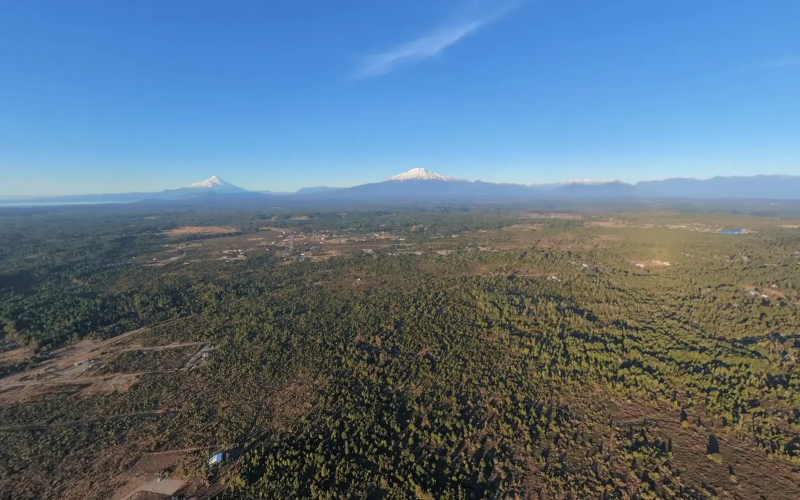
#> input picture assets/img/tour-puerto-varas-1600.webp, 1600 x 1000 px (shown at 1/2 size)
$ python galeria_build.py
#> lines starting #> are read from the running program, lines starting #| are printed output that depends on the picture
#!/usr/bin/env python3
"""Fotos de la ficha de cada proyecto en "Fundos en todo Chile" (galería que se despliega al tocar un fundo).

Arma assets/img/galeria/<proyecto>-<n>.webp (1000 px el lado más largo) y su miniatura <proyecto>-<n>-mini.webp (240 px) a partir
de material que ya está en el repo (vistas aéreas de los tours, portadas de los videos del cliente y satelitales) o
de fotos del cliente subidas a subidas/ (si el original ya no está, se deja lo convertido) y
deja la lista en `galeria` de cada proyecto en lib/manifest.js (eso se escribe a mano: ver FUENTES abajo). Las imágenes
con transparencia (satelital recortado del plano) se apoyan sobre el verde de la marca.

Uso: python3 tools/galeria_build.py            (galería de 1000 px y miniaturas)
     python3 tools/galeria_build.py --xl [dir]   (solo las versiones grandes <proyecto>-<n>-xl.webp, 1920 px, para el
                                                  visor a pantalla completa; [dir] es una carpeta con las subidas
                                                  originales, por ejemplo recuperadas del historial con git archive)
"""
from pathlib import Path
from PIL import Image, ImageOps

RAIZ = Path(__file__).resolve().parent.parent
V = "assets/entorno/videos/"
FUENTES = {
    "puerto-varas": ["assets/img/tour-puerto-varas-1600.webp", V + "osorno.webp", V + "calbuco.webp", V + "lago.webp",
                     V + "petrohue.webp", V + "frutillar.webp"],
}
# Malalcahuello y Marchigüe usan solo fotos del cliente (oct-2026; antes vista aérea del tour y satelitales).
# Fotos del cliente: se suben a subidas/ en la rama de trabajo como "NN. Nombre del fundo.ext" (el número da el orden;
# la primera de cada fundo es la del resumen bajo el carrusel). Los originales no van a main: tras convertirlas se borran
# y este script deja lo ya convertido. Los títulos (`alt`) se escriben a mano en `galeria` del manifiesto.
ALIAS = {"santo domingo": "santo-domingo", "rapel": "lago-rapel", "lago rapel": "lago-rapel", "bucalemu": "bucalemu",
         "talca": "talca", "retiro": "retiro", "san fabian": "san-fabian", "san fabial": "san-fabian",
         "cobquecura": "cobquecura", "liucura": "rio-liucura", "rio liucura": "rio-liucura", "rio negro": "rio-negro",
         "puerto montt": "puerto-montt",
         "malalcahuello": "malalcahuello", "marchigue": "marchigue"}


def subidas(base=None):
    import re
    import unicodedata
    out = {}
    base = Path(base) if base else RAIZ / "subidas"
    for f in sorted(base.glob("*"), key=lambda x: x.name):
        m = re.match(r"^(\d+)\.\s*(.+?)\.(webp|jpe?g|png)$", f.name, re.I)
        if not m:
            continue
        clave = unicodedata.normalize("NFD", m.group(2)).encode("ascii", "ignore").decode().lower().strip()
        if clave not in ALIAS:
            print("sin fundo:", f.name)
            continue
        out.setdefault(ALIAS[clave], []).append((int(m.group(1)), str(f if base != RAIZ / "subidas" else f.relative_to(RAIZ))))
    return {k: [f for _, f in sorted(v)] for k, v in out.items()}


def guardar(im, ancho, destino, calidad):
    lado = max(im.width, im.height)   # el lado más largo (las verticales no crecen de alto)
    if lado > ancho:
        im = im.resize((round(im.width * ancho / lado), round(im.height * ancho / lado)), Image.LANCZOS)
    im.save(destino, "WEBP", quality=calidad, method=6)


def main():
    import sys
    xl = "--xl" in sys.argv
    base = sys.argv[sys.argv.index("--xl") + 1] if xl and len(sys.argv) > sys.argv.index("--xl") + 1 else None
    out = RAIZ / "assets" / "img" / "galeria"
    out.mkdir(parents=True, exist_ok=True)
    for pid, fuentes in list(FUENTES.items()) + list(subidas(base).items()):
        for n, f in enumerate(fuentes, 1):
            ruta = RAIZ / f
            if not ruta.exists():   # original ya borrado: se deja lo convertido
                continue
            im = ImageOps.exif_transpose(Image.open(ruta)).convert("RGBA")
            fondo = Image.new("RGBA", im.size, (36, 56, 42, 255))
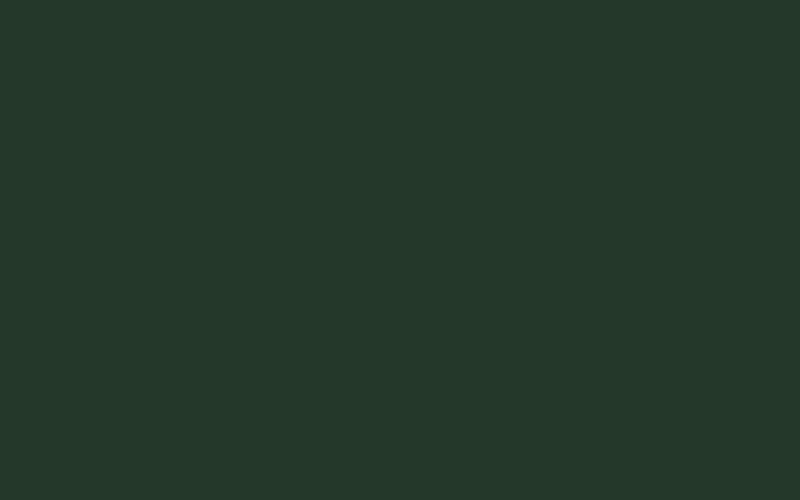
#> fondo: PIL image 1600x1000 RGBA (shown at 1/2 size); mean R, G, B, A 36, 56, 42, 255
            fondo.alpha_composite(im)
            im = fondo.convert("RGB")
#> im is the input picture: PIL image 1600x1000 RGB; mean R, G, B 92.7, 114, 130.4
            if xl:
                if max(im.size) > 1000:   # solo vale la pena si el original es más grande que la galería
                    guardar(im, 1920, out / f"{pid}-{n}-xl.webp", 78)
                    print(pid, n, "xl", f)
                continue
            guardar(im, 1000, out / f"{pid}-{n}.webp", 72)
#> in guardar, `im = im.resize((round(im.width * ancho / lado), round(im.height * anch..`:
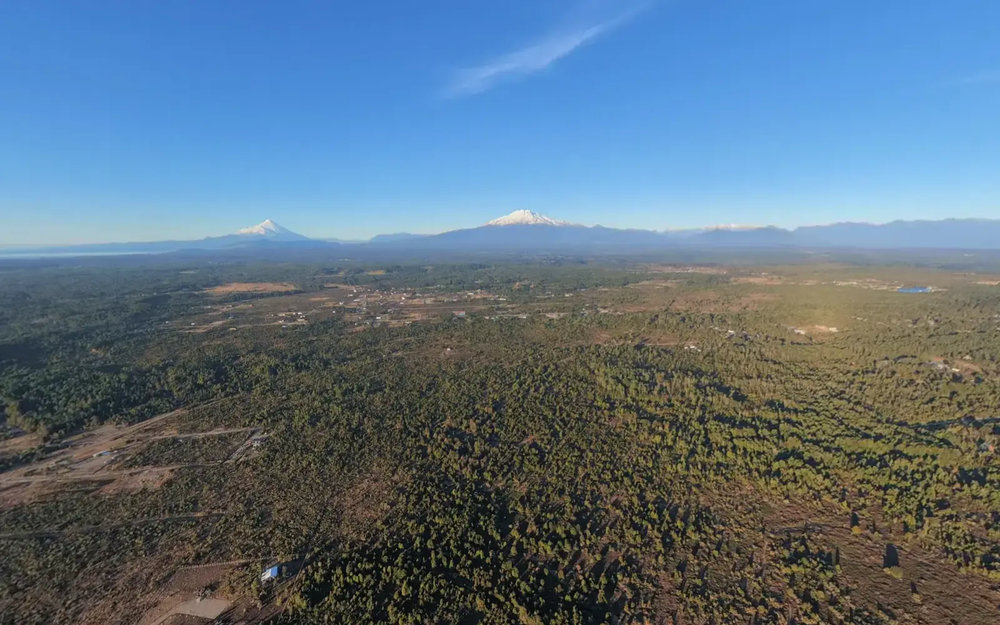
#> im: PIL image 1000x625 RGB; mean R, G, B 92.7, 114, 130.4
            guardar(im, 240, out / f"{pid}-{n}-mini.webp", 62)
#> call 2 of guardar, with ancho = 240, calidad = 62
#> in guardar (call 2), `im = im.resize((round(im.width * ancho / lado), round(im.height * anch..`:
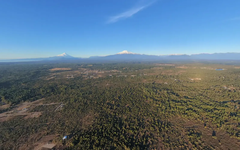
#> im: PIL image 240x150 RGB; mean R, G, B 92.7, 114, 130.4
            print(pid, n, f)


if __name__ == "__main__":
    main()
